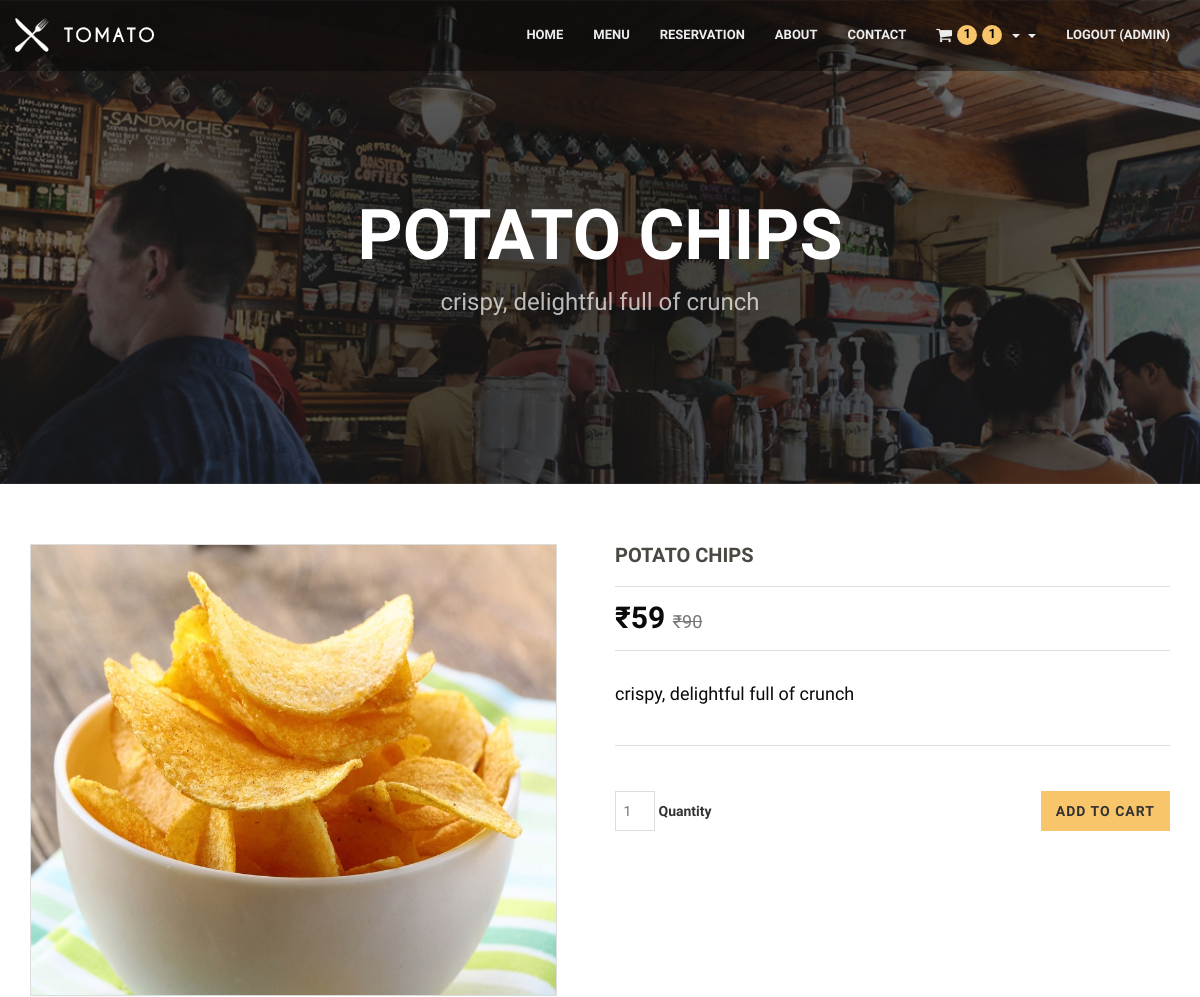
Page /management/dish/17 (signed in, upper part) on the earlier database version.
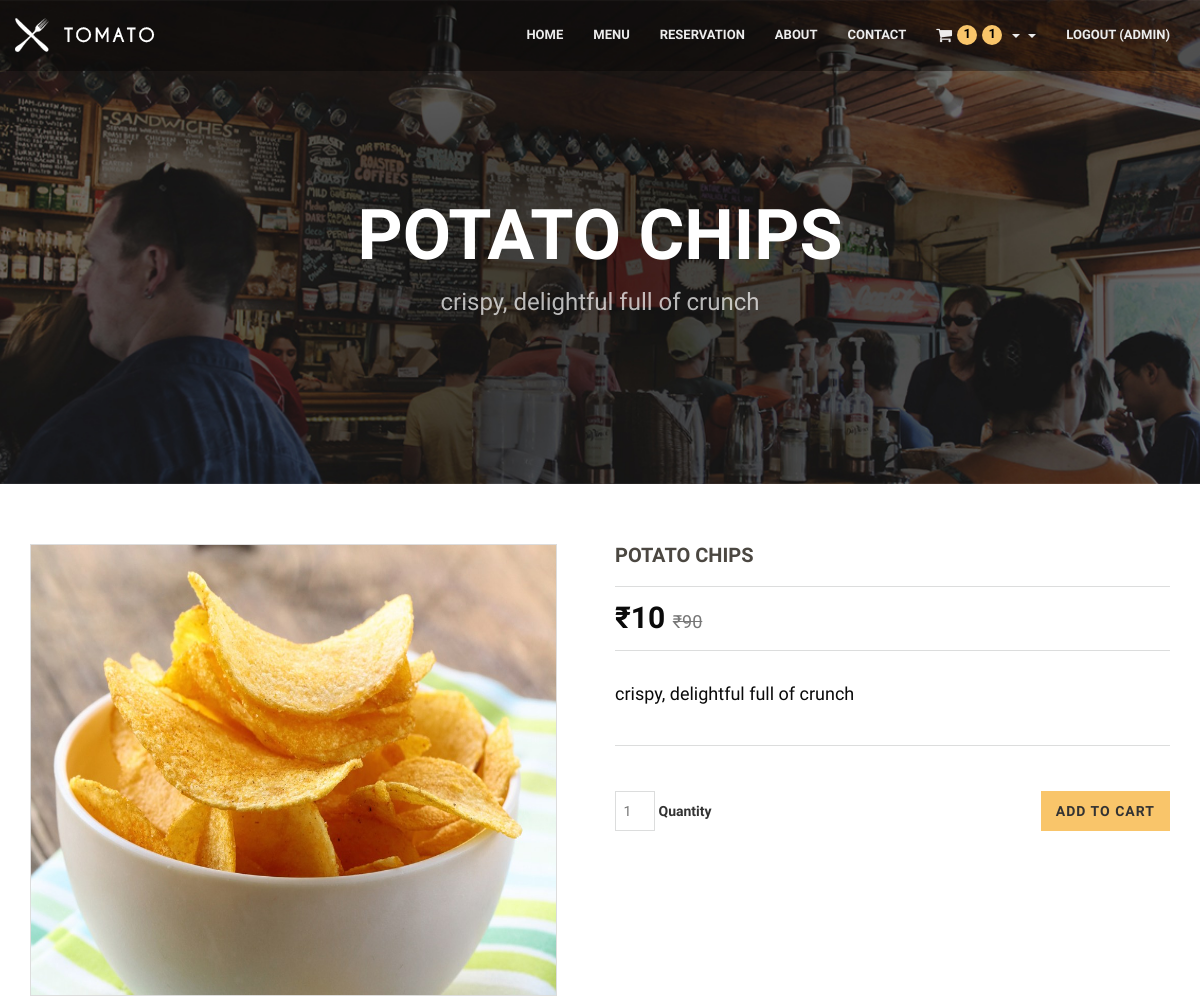
Same page on the later database version.
### management/models.py (models this page shows, shortened)
class Dish(models.Model):
    cat = models.ForeignKey(Category, on_delete=models.CASCADE)
    title = models.CharField(max_length=35, blank=True, null=True)
    price = models.IntegerField(blank=True, null=True)
    mrp = models.IntegerField(blank=True, null=True)
    img = models.FileField(blank=True, null=True)
    img1 = models.FileField(blank=True, null=True)
    img2 = models.FileField(blank=True, null=True)
    dis = models.TextField(blank=True, null=True)
    avail = models.BooleanField(blank=True, null=True ,default=True)

### management/views.py (the view, shortened to what this page needs)
# urls.py: path('dish/<int:dishid>',SinglePage, name='dish'),
def SinglePage(request, dishid):
    dish = Dish.objects.filter(id = dishid).first()
    d = {}
    if request.user.is_authenticated:
        cartDish, total,orderCount = HeaderCart(request.user)
        d = {'dish':dish, 'cartDish':cartDish,'orderCount':orderCount, 'total':total}
    else:
        d = {'dish':dish}
    return render(request, 'shop_single_full.html', d)

### management/views.py (called while the page is built)
def HeaderCart(usr):
    cartDish = Add_to_cart.objects.filter(user = usr)
    total = 0
    for i in cartDish:
        total += (i.dish.price) * (i.qty)
    return cartDish, total, len(cartDish)

### templates/shop_single_full.html (shortened to what this page needs)
{% extends 'base.html' %}
{% block body %}
{% load static %}
            <section class="page_header">
                <div class="container">
                    <div class="row">
                        <div class="col-md-12 text-center">
                            <h2 class="text-uppercase">{{dish.title}}</h2>
                            <p>{{ dish.dis}}</p>
                        </div>
                    </div>
                </div>
            </section>
            <section class="shop-content">
                <div class="container">
                    <div class="row">
                        <div class="col-md-6">
                            <div class="single-shop-carousel">
                                <div>
                                    <img class="img-responsive" src="{{ dish.img.url }}" alt="1" style=" height:450px; width:550px; ">
                                </div>
                            </div>
                        </div>
                        <div class="col-md-6 shop-single-info">
                            <div class="shop-single-title">
                                <h3 class="text-left">{{ dish.title }}</h3>
                            </div>
                            <div class="shop-single-price">
                                <div class="ssp pull-left">&#8377;{{dish.price}} <span>&#8377;{{ dish.mrp }}</span></div>
                            </div>
                            <p>{{ dish.dis }}</p>
                            <form action="" method="post">
                            <div class="quantity">
                                <input type="number" name='qty' min='1' max='5' required default='1' placeholder="1">
                                <label>Quantity</label>
                                <button type='submit' class="btn btn-default pull-right">Add to Cart</button>
                            </div>
                        </form>
                        </div>
                    </div>
                    </div>
                </div>
           {% endblock %}

Differences in the rows shown:
changed Dish "POTATO CHIPS": price "59" → "10"
